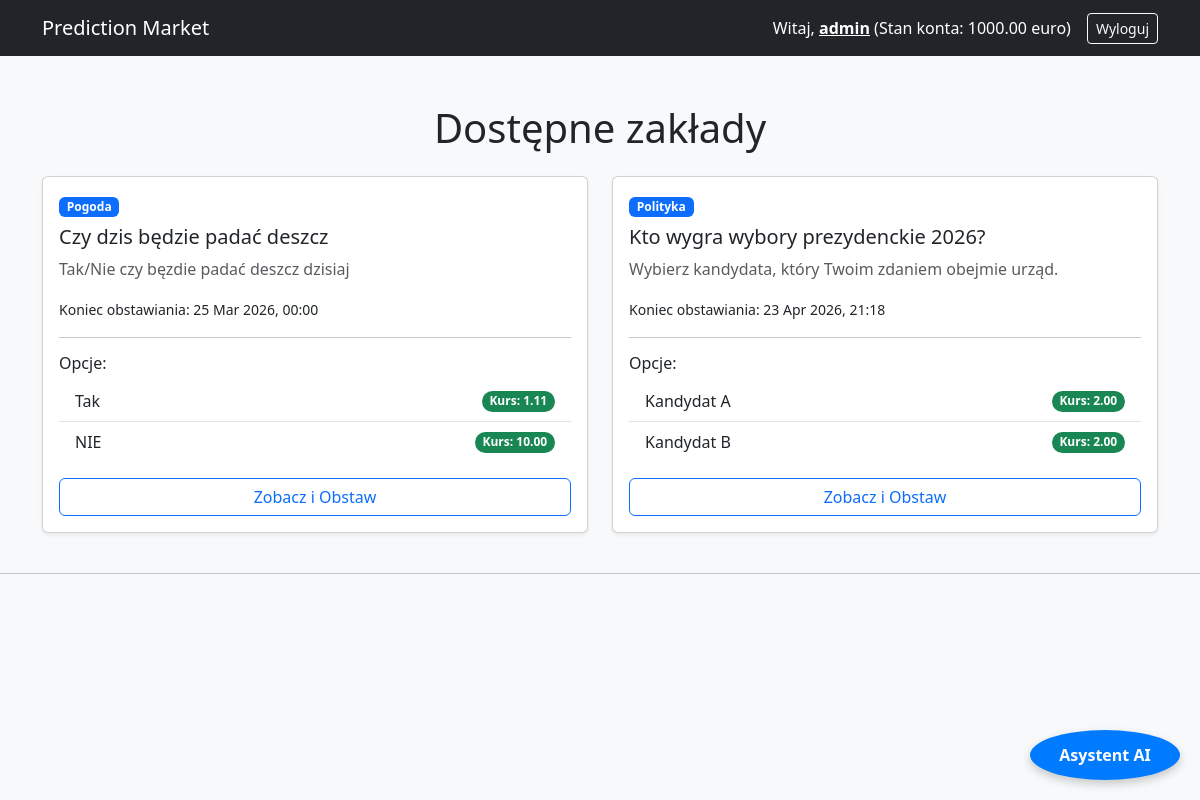
The app's page / (signed in) with its own data.
### bets/models.py (models this page shows, shortened)
class UserProfile(models.Model):
    user = models.OneToOneField(User, on_delete=models.CASCADE, related_name='profile')
    balance = models.DecimalField(max_digits=10, decimal_places=2, default=1000.00, validators=[MinValueValidator(0)]) # (na start 1000)

class Event(models.Model):
    title = models.CharField(max_length=200)
    category = models.ForeignKey(Category, on_delete=models.CASCADE, related_name='events')
    description = models.TextField()
    is_active = models.BooleanField(default=True)
    created_at = models.DateTimeField(auto_now_add=True)
    end_date = models.DateTimeField()

class Category(models.Model):
    name = models.CharField(max_length=100, unique=True)
    description = models.TextField(blank=True)

class Option(models.Model):
    event = models.ForeignKey(Event, on_delete=models.CASCADE, related_name='options')
    name = models.CharField(max_length=100)
    initial_liquidity = models.DecimalField(max_digits=10, decimal_places=2, default=100.00)
    @property
    def option_pool(self):
        from django.db.models import Sum
        from decimal import Decimal
        real_bets = self.bets.aggregate(total=Sum('amount'))['total'] or Decimal('0.00')
        return self.initial_liquidity + real_bets
    @property
    def odds(self):
        event_pool = sum(opt.option_pool for opt in self.event.options.all())
        return round(event_pool / self.option_pool, 2)

### bets/views.py (the view)
# urls.py: path('', views.index, name='index'),
def index(request):
    active_events = Event.objects.filter(is_active=True).order_by('end_date')
    context = {'events': active_events}
    return render(request, 'bets/index.html', context)

### bets/templates/bets/index.html (shortened to what this page needs)
<!DOCTYPE html>
<html lang="pl">
<head>
    <link href="https://cdn.jsdelivr.net/npm/bootstrap@5.3.0/dist/css/bootstrap.min.css" rel="stylesheet">
</head>
<body class="bg-light">
    <nav class="navbar navbar-expand-lg navbar-dark bg-dark mb-4">
        <div class="container">
            <a class="navbar-brand" href="{% url 'index' %}">Prediction Market</a>
            <div class="d-flex text-white align-items-center">
                {% if user.is_authenticated %}
                <span class="me-3">Witaj, <a href="{% url 'dashboard' %}" class="text-white"><b>{{user.username}}</b></a> (Stan konta: {{ user.profile.balance }} euro)</span>
                <form method="POST" action="{% url 'logout' %}" class="m-0">
                    <button type="submit" class="btn btn-sm btn-outline-light">Wyloguj</button>
                </form>
                {% else %}
                <a href="{% url 'login' %}" class="btn btn-sm btn-light me-2">Zaloguj</a>
                <a href="{% url 'register' %}" class="btn btn-sm btn-primary">Zarejestruj</a>
                {% endif %}
            </div>
        </div>
    </nav>
    <div class="container mt-5">
        <h1 class="text-center mb-4">Dostępne zakłady</h1>
        <div class="row">
            {% for event in events %}
            <div class="col-md-6 mb-4">
                <div class="card shadow-sm">
                    <div class="card-body">
                        <span class="badge bg-primary mb-2">{{ event.category.name }}</span>
                        <h5 class="card-title">{{ event.title }}</h5>
                        <p class="card-text text-muted">{{ event.description }}</p>
                        <p class="card-text"><small>Koniec obstawiania: {{ event.end_date|date:"d M Y, H:i" }}</small>
                        </p>
                        <hr>
                        <h6>Opcje:</h6>
                        <ul class="list-group list-group-flush mb-3">
                            {% for option in event.options.all %}
                            <li class="list-group-item d-flex justify-content-between align-items-center">
                                {{ option.name }}
                                <span class="badge bg-success rounded-pill">Kurs: {{ option.odds }}</span>
                            </li>
                            {% endfor %}
                        </ul>
                        <a href="{% url 'event_detail' event.id %}" class="btn btn-outline-primary w-100">Zobacz i
                            Obstaw</a>
                    </div>
                </div>
            </div>
            {% empty %}
            <div class="col-12 text-center">
                <p>Obecnie nie ma żadnych aktywnych wydarzeń do obstawienia.</p>
            </div>
            {% endfor %}
        </div>
    </div>
    <hr>
    <div id="chat-toggle"
        style="position: fixed; bottom: 20px; right: 20px; width: 150px; height: 50px; background: #007bff; color: white; border-radius: 50%; display: flex; align-items: center; justify-content: center; cursor: pointer; z-index: 1000; box-shadow: 0 4px 10px rgba(0,0,0,0.2); font-weight: bold;">
        Asystent AI
    </div>
</body>
</html>

### records on screen
Event: category.name "Pogoda", title "Czy dzis będzie padać deszcz", description "Tak/Nie czy bęzdie padać deszcz dzisiaj", end_date "25 Mar 2026, 00:00"
Option: name "Tak", odds "1.11"
Option: name "NIE", odds "10.00"
Event: category.name "Polityka", title "Kto wygra wybory prezydenckie 2026?", description "Wybierz kandydata, który Twoim zdaniem obejmie urząd.", end_date "23 Apr 2026, 21:18"
Option: name "Kandydat A", odds "2.00"
Option: name "Kandydat B", odds "2.00"

### other values on screen
{{ user.username }} "admin"
{{ user.profile.balance }} "1000.00"
